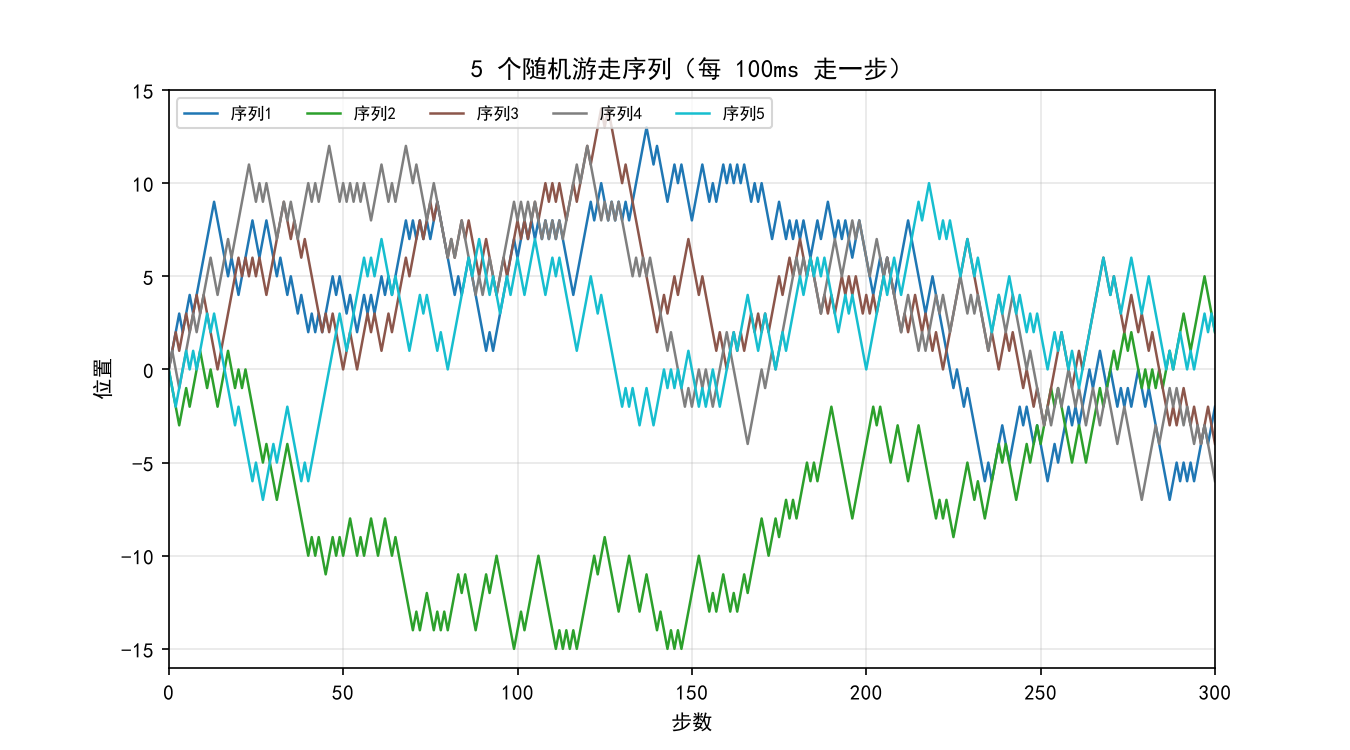

Here is the Python script that generated this plot:
import numpy as np
import matplotlib.pyplot as plt
from pathlib import Path

# 中文显示设置（Windows 下用黑体）
plt.rcParams['font.sans-serif'] = ['SimHei']
plt.rcParams['axes.unicode_minus'] = False

n_walks = 5        # 序列个数
n_steps = 300      # 每步走一次，共 300 步

rng = np.random.default_rng()          # 随机数生成器
# 每步等概率取 +1 或 -1，形状 (5, 300)
steps = rng.choice([-1, 1], size=(n_walks, n_steps))
# 从 0 开始累加，前面补一列 0，得到形状 (5, 301) 的游走序列
walks = np.concatenate(
    [np.zeros((n_walks, 1), dtype=int), np.cumsum(steps, axis=1)],
    axis=1
)

# 准备画布：5 个序列用不同颜色
fig, ax = plt.subplots(figsize=(9, 5))
colors = plt.cm.tab10(np.linspace(0, 1, n_walks))       # 取 5 种区分度高的颜色
lines = []
for i in range(n_walks):
    line, = ax.plot([], [], color=colors[i], lw=1.2, label=f'序列{i + 1}')
    lines.append(line)

ax.set_xlim(0, n_steps)
ax.set_ylim(walks.min() - 1, walks.max() + 1)
ax.set_xlabel('步数')
ax.set_ylabel('位置')
ax.set_title('5 个随机游走序列（每 100ms 走一步）')
ax.legend(loc='upper left', ncol=n_walks, fontsize=8)
ax.grid(alpha=0.3)

# 动态绘制：每 step 一次，暂停 0.1s 形成动画效果
plt.ion()                    # 打开交互模式
fig.show()
for t in range(1, n_steps + 1):
    for i in range(n_walks):
        lines[i].set_data(np.arange(t + 1), walks[i, :t + 1])
    plt.pause(0.1)           # 每 100ms 刷新一次

plt.ioff()
output_path = Path(__file__).resolve().parent / '随机游走.png'
plt.savefig(output_path, dpi=150)
plt.show()
